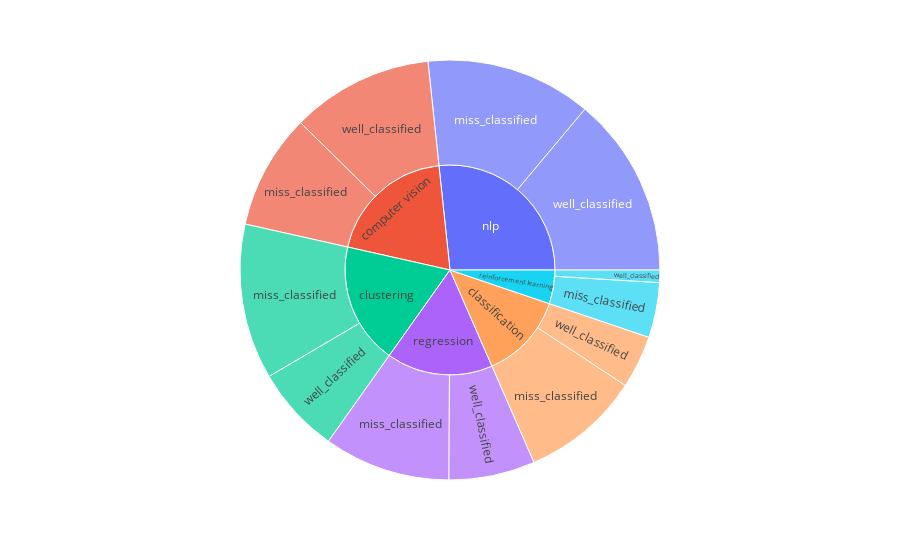

Write notebook code for a chart like this one.
### Code cell
fig = px.sunburst(data_analyse, path=['Real','Result_2'],values=np.ones(1252))
fig.show()

### Figure 1 — Plotly figure (JSON) as saved in the notebook; plotly's stock layout.template omitted (floating-point values rounded to 4 significant figures)
{"data": [{"branchvalues": "total", "domain": {"x": [0, 1], "y": [0, 1]}, "hovertemplate": "labels=%{label}<br>value=%{value}<br>parent=%{parent}<br>id=%{id}<extra></extra>", "ids": ["classification/miss_classified", "clustering/miss_classified", "computer vision/miss_classified", "nlp/miss_classified", "regression/miss_classified", "reinforcement learning/miss_classified", "classification/well_classified", "clustering/well_classified", "computer vision/well_classified", "nlp/well_classified", "regression/well_classified", "reinforcement learning/well_classified", "classification", "clustering", "computer vision", "nlp", "regression", "reinforcement learning"], "labels": ["miss_classified", "miss_classified", "miss_classified", "miss_classified", "miss_classified", "miss_classified", "well_classified", "well_classified", "well_classified", "well_classified", "well_classified", "well_classified", "classification", "clustering", "computer vision", "nlp", "regression", "reinforcement learning"], "name": "", "parents": ["classification", "clustering", "computer vision", "nlp", "regression", "reinforcement learning", "classification", "clustering", "computer vision", "nlp", "regression", "reinforcement learning", "", "", "", "", "", ""], "type": "sunburst", "values": [115, 150, 111, 160, 122, 53, 51, 84, 137, 174, 83, 12, 166, 234, 248, 334, 205, 65]}], "layout": {"legend": {"tracegroupgap": 0}, "margin": {"t": 60}}}
